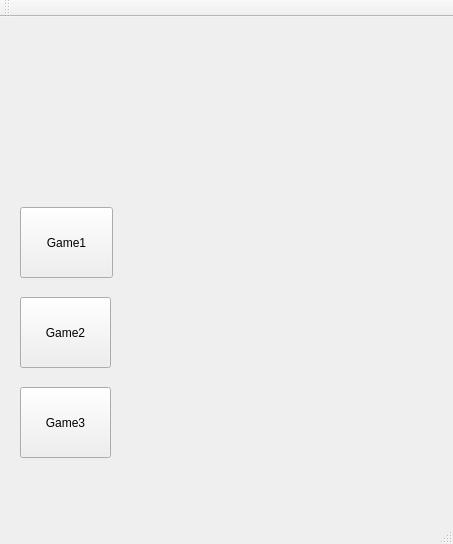
<?xml version="1.0" encoding="UTF-8"?>
<ui version="4.0">
 <class>MainWindow</class>
 <widget class="QMainWindow" name="MainWindow">
  <property name="geometry">
   <rect>
    <x>0</x>
    <y>0</y>
    <width>453</width>
    <height>544</height>
   </rect>
  </property>
  <property name="windowTitle">
   <string>MainWindow</string>
  </property>
  <widget class="QWidget" name="centralWidget">
   <widget class="QPushButton" name="pushButton">
    <property name="geometry">
     <rect>
      <x>20</x>
      <y>190</y>
      <width>93</width>
      <height>71</height>
     </rect>
    </property>
    <property name="maximumSize">
     <size>
      <width>93</width>
      <height>16777215</height>
     </size>
    </property>
    <property name="text">
     <string>Game1</string>
    </property>
   </widget>
   <widget class="QPushButton" name="pushButton_2">
    <property name="geometry">
     <rect>
      <x>20</x>
      <y>280</y>
      <width>91</width>
      <height>71</height>
     </rect>
    </property>
    <property name="text">
     <string>Game2</string>
    </property>
   </widget>
   <widget class="QPushButton" name="pushButton_3">
    <property name="geometry">
     <rect>
      <x>20</x>
      <y>370</y>
      <width>91</width>
      <height>71</height>
     </rect>
    </property>
    <property name="text">
     <string>Game3</string>
    </property>
   </widget>
  </widget>
  <widget class="QMenuBar" name="menuBar">
   <property name="geometry">
    <rect>
     <x>0</x>
     <y>0</y>
     <width>453</width>
     <height>26</height>
    </rect>
   </property>
  </widget>
  <widget class="QToolBar" name="mainToolBar">
   <attribute name="toolBarArea">
    <enum>TopToolBarArea</enum>
   </attribute>
   <attribute name="toolBarBreak">
    <bool>false</bool>
   </attribute>
  </widget>
  <widget class="QStatusBar" name="statusBar"/>
 </widget>
 <layoutdefault spacing="6" margin="11"/>
 <resources/>
 <connections/>
</ui>
